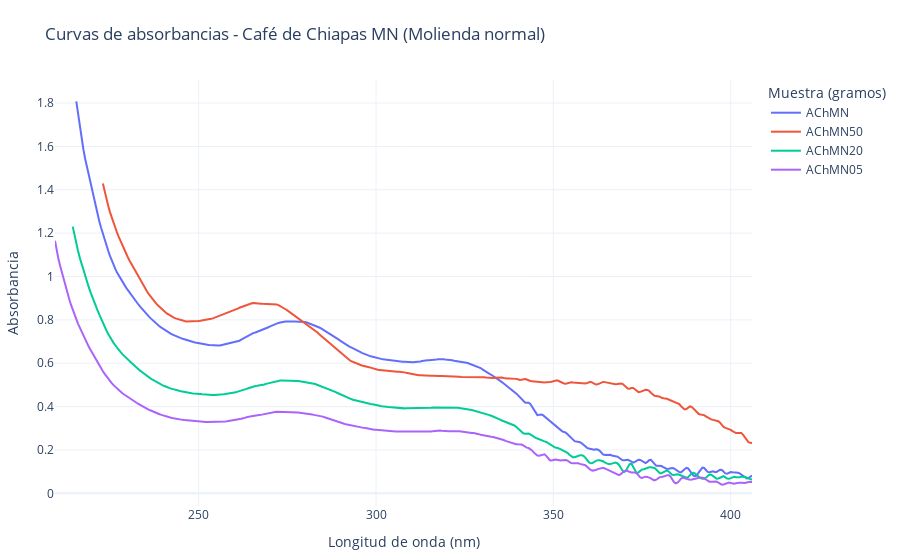

The notebook cell saved with this chart:
### Code cell
import pandas as pd
import numpy as np
import plotly.graph_objects as go
from datetime import datetime

# === Cargar datos ===
df = pd.read_csv("AChMN_matrix.csv")

# === Limpiar valores atípicos ===
for col in df.columns[1:]:
    df[col] = pd.to_numeric(df[col], errors='coerce')
    df[col] = df[col].where(df[col] <= 10)

df_clean = df.copy()

# === Definir regiones espectrales ===
regiones = {
    '100–200 nm': (100, 200),
    '200–300 nm': (200, 300),
    '300–400 nm': (300, 400),
    '400–500 nm': (400, 500),
    '500–600 nm': (500, 600)
}

# === Calcular métricas ===
resultados = []

# Iteramos sobre cada columna de absorbancia (excluyendo la primera columna 'nm')
for col in df_clean.columns[1:]:
    
    # Seleccionamos las columnas 'nm' y la muestra actual, y eliminamos filas con valores faltantes
    datos = df_clean[['nm', col]].dropna()
    
    # Extraemos el arreglo de longitudes de onda (nm)
    nm = datos['nm'].values
    
    # Extraemos el arreglo de absorbancia correspondiente a la muestra actual
    absorbancia = datos[col].values

    # Calculamos el valor máximo de absorbancia
    max_val = np.max(absorbancia)
    
    # Calculamos el valor mínimo de absorbancia
    min_val = np.min(absorbancia)
    
    # Calculamos el promedio de absorbancia
    avg = np.mean(absorbancia)
    
    # Calculamos la desviación estándar de absorbancia
    std = np.std(absorbancia)
    
    # Calculamos el área bajo la curva (AUC) mediante la regla del trapecio
    auc = np.trapezoid(absorbancia, nm)
    
    # Identificamos el valor de λ (nm) donde ocurre la máxima absorbancia
    lambda_max = nm[np.argmax(absorbancia)]
    
    # Identificamos el valor de λ (nm) donde ocurre la mínima absorbancia
    lambda_min = nm[np.argmin(absorbancia)]


    promedios_regiones = {}
    for nombre, (a, b) in regiones.items():
        datos_region = datos[(datos['nm'] >= a) & (datos['nm'] <= b)][col]
        promedio = np.mean(datos_region) if not datos_region.empty else np.nan
        promedios_regiones[nombre] = (
            f"{promedio:.6f}" if not np.isnan(promedio) else "—"
        )

    resultados.append({
        "Muestra": col,
        "Máx. Abs.": f"{max_val:.3f}",
        "Mín. Abs.": f"{min_val:.3f}",
        "Promedio": f"{avg:.3f}",
        "Desv. Estándar": f"{std:.3f}",
        "AUC": f"{auc:.2f}",
        "λ máx (nm)": f"{lambda_max:.1f}",
        "λ mín (nm)": f"{lambda_min:.1f}",
        **promedios_regiones
    })

tabla = pd.DataFrame(resultados)

# === Asegurar orden correcto usando columna numérica auxiliar ===
tabla["Máx. Abs. (num)"] = pd.to_numeric(tabla["Máx. Abs."], errors='coerce')
columnas_ordenadas = tabla.sort_values("Máx. Abs. (num)", ascending=False)["Muestra"]

# === Gráfica interactiva con Plotly ===
fig = go.Figure()
for col in columnas_ordenadas:
    datos_validos = df_clean[['nm', col]].dropna()
    fig.add_trace(go.Scatter(
        x=datos_validos['nm'],
        y=datos_validos[col],
        mode='lines',
        name=col
    ))

fig.update_layout(
    title="Curvas de absorbancias - Café de Chiapas MN (Molienda normal)",
    xaxis_title="Longitud de onda (nm)",
    yaxis_title="Absorbancia",
    legend_title="Muestra (gramos)",
    template="plotly_white",
    margin=dict(l=40, r=40, t=80, b=40),
)

# === Exportar HTML ===
fecha = datetime.now().strftime("%d-%m-%Y %H:%M:%S")
grafica_html = fig.to_html(full_html=False, include_plotlyjs='cdn', config={"responsive": True})
tabla_html = tabla.drop(columns=["Máx. Abs. (num)"]).to_html(index=False, classes="styled-table", border=0)

html_final = f"""
<!DOCTYPE html>
<html lang="es">
<head>
  <meta charset="UTF-8">
  <title>Reporte de Absorbancia UV-Vis</title>
  <meta name="viewport" content="width=device-width, initial-scale=1.0">
  <style>
    body {{
      font-family: 'Segoe UI', Tahoma, sans-serif;
      margin: 40px;
      background-color: #fdfdfd;
      color: #222;
    }}
    h1 {{
      color: #111;
    }}
    h2 {{
      margin-top: 40px;
    }}
    .info {{
      margin-bottom: 20px;
    }}
    .lab {{
      margin-top: 40px;
      font-size: 0.95em;
      background-color: #f0f8ff;
      padding: 15px;
      border-left: 6px solid #009879;
    }}
    .styled-table {{
      border-collapse: collapse;
      margin-top: 20px;
      font-size: 1em;
      width: 100%;
      box-shadow: 0 0 10px rgba(0, 0, 0, 0.05);
    }}
    .styled-table thead tr {{
      background-color: #009879;
      color: #ffffff;
      text-align: left;
    }}
    .styled-table th, .styled-table td {{
      padding: 12px 15px;
      border: 1px solid #ddd;
    }}
    .styled-table tbody tr:nth-child(even) {{
      background-color: #f3f3f3;
    }}
    .conclusion {{
      margin-top: 40px;
    }}
    .plotly-graph-div {{
      width: 100% !important;
      height: auto !important;
    }}
  </style>
</head>
<body>

  <h1>Reporte de Absorbancia UV-Vis - Café de Chiapas MN (Molienda normal)</h1>

  <div class="info">
    <p><strong>Fecha:</strong> {fecha}</p>
  </div>

  {grafica_html}

  <h2>Métricas espectrales por muestra</h2>
  {tabla_html}

  <div>
    <p>Los espectros obtenidos muestran perfiles característicos en función del gramaje y tipo de muestra. La evaluación de zonas espectrales permite correlacionar la respuesta óptica con la presencia de compuestos activos del café.</p>
  </div>

  <div class="lab">
    <strong>Nombre del proyecto: CafeLab</strong><br><br>
    <strong>Colaboradores:</strong><br>
    Martín Rodolfo Palomino Merino – Profesor investigador, jefe responsable del laboratorio de caracterización de materiales (FCFM-BUAP).<br>
    Lizeth Jazmín Orozco García – Colaborador principal.<br>
    Julio Alfredo Ballinas García – Colaborador del proyecto.
  </div>

</body>
</html>
"""

with open("reporte_absorbancia.html", "w", encoding="utf-8") as f:
    f.write(html_final)

print("✅ Reporte generado: reporte_absorbancia.html")

# Mostrar gráfico si estás en Jupyter o interactivo
fig.show()

print("Rango de longitudes de onda:", df['nm'].min(), "a", df['nm'].max())

### Figure 1 — Plotly figure (JSON) as saved in the notebook; plotly's stock layout.template omitted (floating-point values rounded to 4 significant figures; data arrays with more than 128 entries replaced by an {"elided": "..."} marker saying what was removed)
{"data": [{"mode": "lines", "name": "AChMN", "type": "scatter", "x": {"elided": "382 float values"}, "y": {"elided": "382 float values"}}, {"mode": "lines", "name": "AChMN50", "type": "scatter", "x": {"elided": "367 float values"}, "y": {"elided": "367 float values"}}, {"mode": "lines", "name": "AChMN20", "type": "scatter", "x": {"elided": "384 float values"}, "y": {"elided": "384 float values"}}, {"mode": "lines", "name": "AChMN05", "type": "scatter", "x": {"elided": "394 float values"}, "y": {"elided": "394 float values"}}], "layout": {"legend": {"title": {"text": "Muestra (gramos)"}}, "margin": {"b": 40, "l": 40, "r": 40, "t": 80}, "title": {"text": "Curvas de absorbancias - Café de Chiapas MN (Molienda normal)"}, "xaxis": {"title": {"text": "Longitud de onda (nm)"}}, "yaxis": {"title": {"text": "Absorbancia"}}}}
